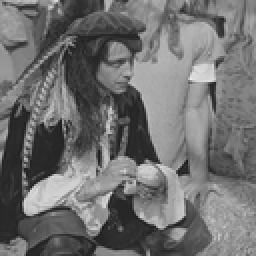
%> input picture l1sparseReconstruction/pirate.tif, 128 x 128 px, shrunk from 512 x 512 before the run (shown 2 times larger)
$ octave --eval "image_tv;"   (GNU Octave 9; MATLAB toolbox functions it lacks are replaced by stand-ins)
%> lines starting %> are read from the running program, lines starting %| are printed output that depends on the picture; long printed decimals are rounded
### l1sparseReconstruction/image_differencial_matrix.m
function [B,E]= DiffOper3(m,n,k)
% except the last column
E0=zeros(m*(n-1)*k,2);
% except the last row
E2=zeros((m-1)*n*k,2);
% the last column
E1=zeros(k*m,2);
% last row
E3=zeros(k*n,2);
index1=1;
index2=1;
for i=1:m
    % each row
    gidx=(i-1)*k*n+1; % 每行第一个像素的起始索引
    assert(gidx>0);
    E0(index1:index1+k*(n-1)-1,1)=linspace(gidx,gidx+k*(n-1)-1,k*(n-1)); % matlab里从i开始num个数这么写：i:i+num-1
    index1=index1+k*(n-1);
    % last column
    E1((i-1)*k+1:(i-1)*k+k,1)=linspace(k*i*n-k+1,k*i*n,k);
    % last row
    if i==m
        E3(:,1)=linspace(gidx,gidx+k*n-1,k*n);
    else
        E2(index2:index2+k*n-1,1)=linspace(gidx,gidx+k*n-1,k*n);
        index2=index2+k*n;
    end
end
E0(:,2)=E0(:,1)+k;
E1(:,2)=E1(:,1)-k;
E2(:,2)=E2(:,1)+k*n;
E3(:,2)=E3(:,1)-k*n;
E=[E0;E1;E2;E3];
rowe=size(E,1);
% assert(rowe==2*m*n*k);
B = sparse( [1:rowe, 1:rowe], [E(:,1); E(:,2)],...
    [ones(rowe, 1), -ones(rowe, 1)], rowe, m*n*k);

### l1sparseReconstruction/compute_Dx.m
function [v] = compute_Dx(D,x,dim)
[m,n]=size(D);
Dx=D*x;
kn=m/dim;
q=reshape(Dx,dim,kn);
q=q';
q=sum(q.^2,2);
q=sqrt(q);
v=sum(q);

### l1sparseReconstruction/tvl2_total_variation_vec.m
function [x, history] = group_lasso_feat_split(b, lambda, D)
t_start = tic;
% Global constants and defaults

QUIET    = 0;
MAX_ITER = 200;
RELPRI  = 0;
RELDUAL   = 0;
ABS=1e-5;
REL=1e-5;
% Data preprocessing
[m,n]=size(D);

% number of subsystems
% N = m/ni;
% ADMM solver

rho = 1;

x = zeros(n,1);
z = zeros(m,1); %就是\bar z
u = zeros(m,1);

I=speye(n);
Dt=D';
DtD=Dt*D;
for iter = 1:MAX_ITER
    xold=x;
    % x=T1\(b+rho*D'*(vec(z)+vec(u)));
    x=(I+rho*DtD)\(b+rho*Dt*(z+u));

    Dx=D*x;
    zold = z;
    z=wthresh(Dx-u,'s',lambda/rho);

    u= u + z - Dx;
    % update rho
    % if norm(z-Dx)>0.8*norm(zold-D*xold) % 0<alpha<1, alpha=0.8
        % rho=2*rho; % gamma=2
    % end

    % convergence
    relchg=max(norm(x-xold),norm(z-zold));
    relpri=norm(z-Dx);

    if norm(z-Dx)>0.9*norm(zold-D*xold)
        rho=1.9*rho;
    end

    fprintf(1,'relchg:%f, relpri:%f\n',relchg,relpri);

    if relchg<ABS && relpri<REL
        break;
    end
end

if ~QUIET
    toc(t_start);
end

### l1sparseReconstruction/plot_1D.m
function [ ] = plot_1D( I,OUT,row )
[m n k]=size(I);

if k==3
    rI=I(row,:,:);
    rI0=OUT(row,:,:);
    for i=1:k
        figure;
        hold on;
        plot(rI(:,:,i),'.r-');
        plot(rI0(:,:,i),'.b-');
        hold off;
        axis([-1 n+1 -0.2 1.2]);
    end
end
if k==1
    rI=I(row,:);
    rI0=OUT(row,:);
    figure;
    hold on;
    plot(rI,'.r-');
    plot(rI0,'.b-');
    hold off;
    axis([-1 n+1 -0.2 1.2]);
end


end

### l1sparseReconstruction/image_tv.m
function [] = image_tv()
clear all;
close all;

% [5 lines of commented-out code are left out]
I=imread('pirate.tif');
%> I is the input picture: size 128x128 uint8; min 27, max 236, mean 111.6
I=im2double(I);
%> I: size 128x128 double
[m,n,k]=size(I);
%> m = 128; n = 128; k = 1
if k~=1
    I=rgb2gray(I);
    k=1;
end

% I = I + 0.2*randn(size(I));
b=reshape(I,m*n,1);

% [21 lines of commented-out code are left out]


[D,E]=image_differencial_matrix(m,n,1);
% D=compute_weight_image(I,E); % reweighted
lambda=0.2;
v=compute_Dx(D,b,1);
%> in compute_Dx, `v=sum(q);`: v = 1547.8
%> v = 1547.8
fprintf(1,'init Dx is %f\n',v);
%| init Dx is 1547.816
x=tvl2_total_variation_vec(b,lambda,D);
%> the loop in group_lasso_feat_split, `for iter = 1:MAX_ITER` made 144 passes
%> (relchg, relpri) on passes 1 to 12: (59.69, 6.3), (5.36, 3.04), (2.15, 1.84), (1.05, 1.38), (0.786, 1.08), (0.621, 0.872), (0.48, 0.731), (0.389, 0.628), (0.327, 0.548), (0.278, 0.483), (0.239, 0.43), (0.21, 0.384)
%| relchg:59.689, relpri:6.302
%| relchg:5.363, relpri:3.035
%| relchg:2.147, relpri:1.841
%| relchg:1.050, relpri:1.377
%| relchg:0.7864, relpri:1.081
%| relchg:0.6206, relpri:0.8721
%| relchg:0.4802, relpri:0.731
%| relchg:0.3894, relpri:0.6279
%> (further printed lines are left out)
%> after the loop in group_lasso_feat_split, `for iter = 1:MAX_ITER`: rho = 714209.5
% x=tvl2_total_variation_vec_H(b,lambda,D,H);
% x=total_variation_vec_H(b,lambda,1,D,H);
v=compute_Dx(D,x,1);
%> v = 312.6
fprintf(1,'L1 Dx is %f\n',v);
%| L1 Dx is 312.635
x=(x-min(x))/(max(x)-min(x));
OUT=reshape(x,m,n);
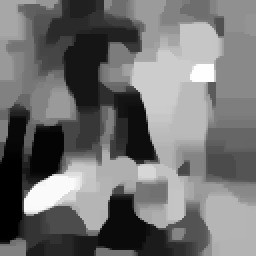
%> OUT: size 128x128 double (shown 2 times larger); min 0, max 1, mean 0.444
imwrite(OUT,'out.jpg');
figure;
subplot(1,2,1);
imshow(I);
subplot(1,2,2);
imshow(OUT);
disp(['chg:' num2str(norm(I-OUT,'fro'))]);
%| chg:15.0497
plot_1D(I,OUT,floor(m/2));
%> in plot_1D, `rI=I(row,:);`: rI = 128 values, max 0.792 at index 55, min 0.106 at index 31, mean 0.401
%> in plot_1D, `rI0=OUT(row,:);`: rI0 = 128 values, max 0.75 at index 76, min 0.0351 at index 10, mean 0.374
%> `image_tv;`:
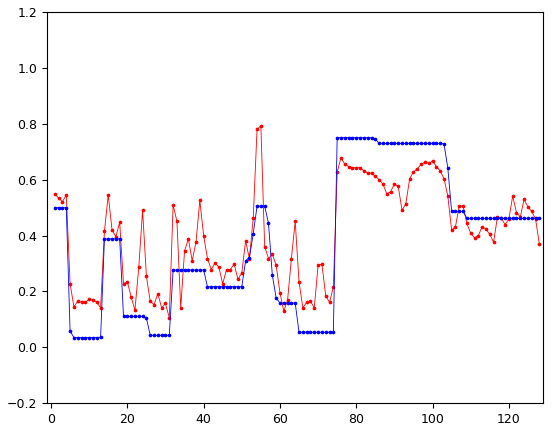
%> figure redrawn from the program's plot data; curve peaks at x = 55, y = 0.792; curve peaks at x = 76, y = 0.75
